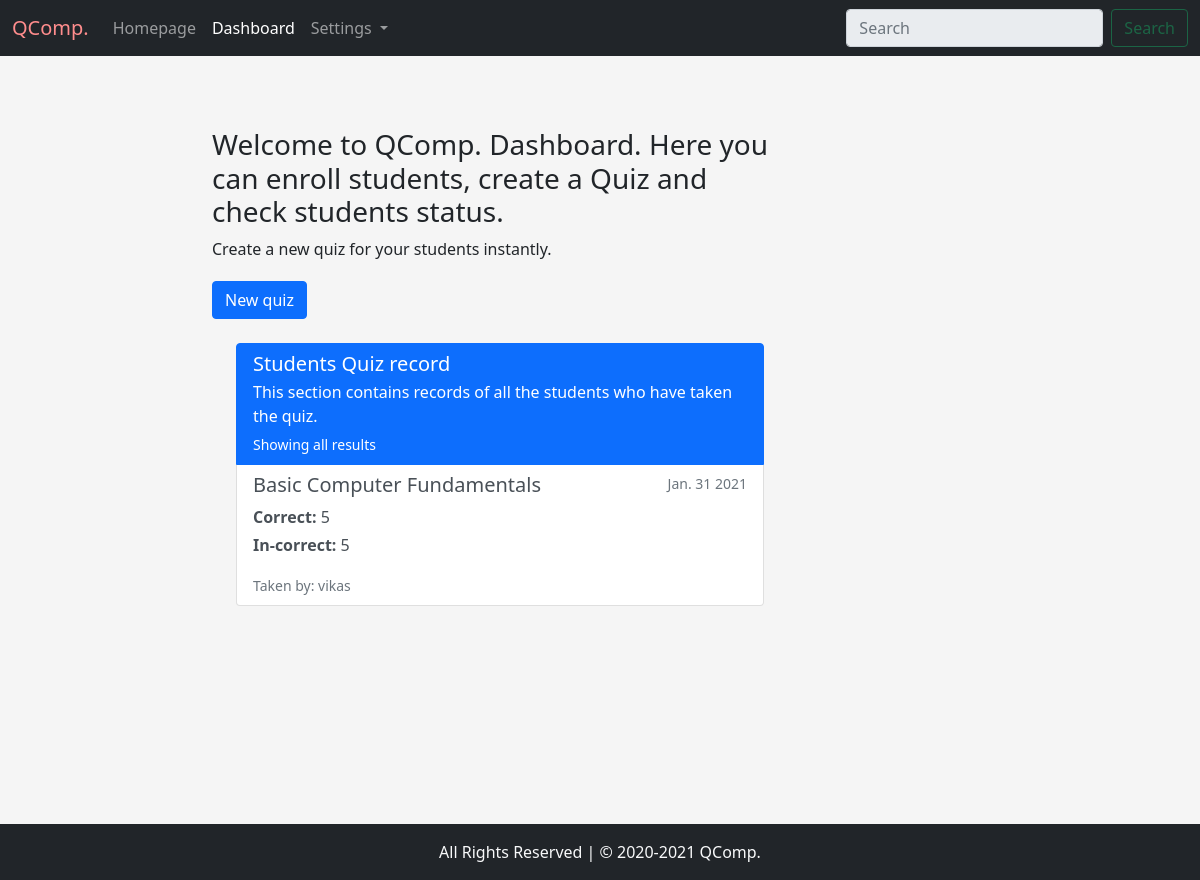
Page /dashboard/staff/ (signed in) on the committed database.
### dashboard/models.py (models this page shows, shortened)
class QuizAttempted(models.Model):
    timestamp = models.DateField(auto_now_add=True, blank=True)
    title = models.CharField(default=None, max_length=300, null=True, blank=True)
    user = models.ForeignKey(User, on_delete=models.CASCADE, null=True, blank=True)
    correct = models.IntegerField(default=None, null=True, blank=True)
    incorrect = models.IntegerField(default=None, null=True, blank=True)

### dashboard/views.py (the view, shortened to what this page needs)
# urls.py: path('staff/', views.dashboard, name='dashboard'),
def dashboard(request):
    params = {}
    if request.user.is_staff:
        get_quiz_res = QuizAttempted.objects.all()
        params.update({
            'result': get_quiz_res
        })
    else:
        messages.success(request, 'You are not an authorized person to visit this page. Please contact administrator')
        return redirect('homepage')
    return render(request, 'teacher/dashboard.html', params)

### templates/teacher/dashboard.html (shortened to what this page needs)
{% extends 'base.html' %}
{% load static %}
{% block dashboard %}active{% endblock %}
{% block body %}
<h3 class="page-header mt-5">
    Welcome to QComp. Dashboard. Here you can enroll students, create a Quiz and check students status.
</h3>
<p>Create a new quiz for your students instantly.</p>
<button type="button" class="mt-1 btn btn-primary" data-bs-toggle="modal" data-bs-target="#staticBackdrop">
    New quiz
</button>
{% if result|length > 0 %}
<div class="container mt-4">
    <div class="list-group">
        <a href="#" class="list-group-item list-group-item-action active" aria-current="true">
            <div class="d-flex w-100 justify-content-between">
                <h5 class="mb-1">Students Quiz record</h5>
            </div>
            <p class="mb-1">This section contains records of all the students who have taken the quiz.</p>
            <small>Showing all results</small>
        </a>
        {% for result in result %}
        <a href="#" class="list-group-item list-group-item-action">
            <div class="d-flex w-100 justify-content-between">
                <h5 class="mb-1">{{result.title}}</h5>
                <small class="text-muted">{{result.timestamp|date:'N j o'}}</small>
            </div>
            <p class="mb-1">
                <p class="mb-1"><strong>Correct: </strong>{{result.correct}}</p>
                <p class="mb-1"><strong>In-correct: </strong>{{result.incorrect}}</p>
            </p>
            <small class="text-muted">Taken by: {{result.user}}</small>
        </a>
        {% endfor %}
    </div>
</div>
{% else %}
<p class="pt-3">No student have taken the quiz yet.</p>
{% endif %}
{% endblock %}

### rows in the picture
QuizAttempted: title "Basic Computer Fundamentals", timestamp "Jan. 31 2021", correct "5", incorrect "5", user "vikas"
